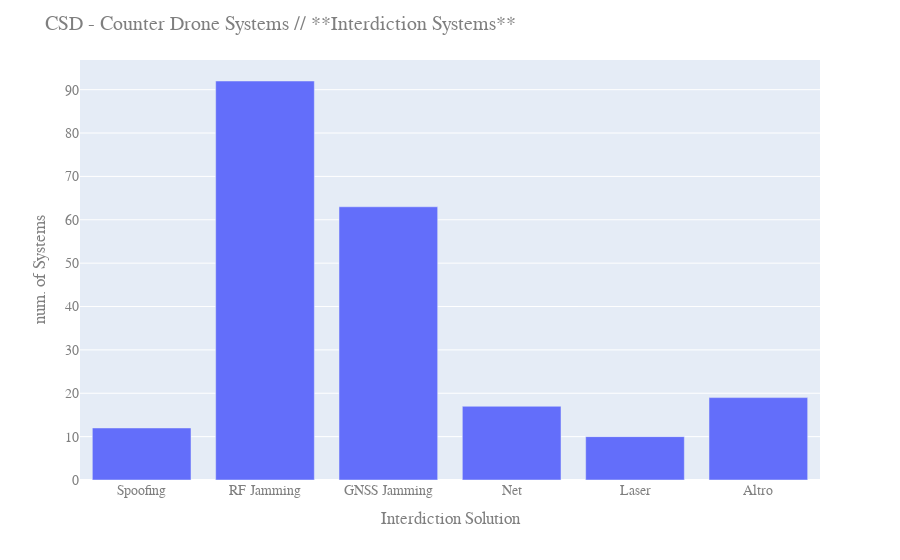

Write notebook code for a chart like this one.
### Markdown cell above
#### Interdiction options

As for detection, also in the case of interdiction the C-UAS systems rely on a variety of techniques, which can be summarised as following:

- **RF Jamming**: Disrupts the radio frequency link between the drone and its operator by generating large volumes of RF output. Once the RF link, which can include WiFi links, is severed, a drone will either descend to the ground or initiate a “return to home” maneuver.


- **GNSS Jamming**: Disrupts the drone’s satellite link, such as GPS or GLONASS, which is used for navigation. Drones that lose their satellite link will hover in place, land, or return to home.


- **Spoofing**: Allows one to take control of the targeted drone by hijacking the drone’s communications link. (Also known as protocol manipulation.)


- **Laser**: Destroys vital segments of the drone’s airframe using directed energy, causing it to crash to the ground.


- **Nets**: Designed to entangle the targeted drone and/or its rotors.


- **Projectile**: Employs regular or custom-designed ammunition to destroy incoming unmanned aircraft.


- **Combined Interdiction**: A number of C-UAS systems also employ a combination of interdiction elements

Once the database is analyzed some key data can be extracted:

 - About half of the 147 systems capable of interdiction rely on a single technique and half rely on two or more techniques (we count RF and GNSS jamming systems as distinct, even though the two are more often than not used in conjunction).
 
 - Jamming (Both RF and GNSS) is the most common interdiction method among systems: 
     - Jamming (RF, GNSS, or Both) 96
     - Net 17
     - Laser 10
     - Other 10
     
  - 88 systems depend on some form of signal jamming alone, while an additional eight systems employ jamming along with another technique. 
  
  
 - Approximately 30 systems rely solely on kinetic means to intercept and destroy targeted unmanned aircraft, while five systems feature both jamming and kinetic elements. Twelve systems have a spoofing capability.

### Code cell
interdiction_SPOOFING = interdiction.groupby('SPOOFING').size().reset_index(name='No. of SPOOFING')
interdiction_SPOOFING.columns = ['D.Opt', 'Num']
interdiction_RF_Jamming = interdiction.groupby('RF_Jamming').size().reset_index(name='No. of RF_Jamming')
interdiction_RF_Jamming.columns = ['D.Opt', 'Num']
interdiction_GNSS_Jamming = interdiction.groupby('GNSS_Jamming').size().reset_index(name='No. of GNSS_Jamming')
interdiction_GNSS_Jamming.columns = ['D.Opt', 'Num']
interdiction_NET = interdiction.groupby('NET').size().reset_index(name='No. of NET')
interdiction_NET.columns = ['D.Opt', 'Num']
interdiction_LASER = interdiction.groupby('LASER').size().reset_index(name='No. of LASER')
interdiction_LASER.columns = ['D.Opt', 'Num']
interdiction_ALTRO = interdiction['ALTRO'].count()
df_app_ALTRO = pd.DataFrame({'D.Opt': ['Altro']})
df_app_ALTRO['Num'] = {interdiction_ALTRO}

df_app = interdiction_SPOOFING
df_app2 = df_app.append(interdiction_RF_Jamming)
df_app3 = df_app2.append(interdiction_GNSS_Jamming)
df_app4 = df_app3.append(interdiction_NET)
df_app5 = df_app4.append(interdiction_LASER)
df_app6 = df_app5.append(df_app_ALTRO)
#df_app6

fig = px.bar(df_app6, x='D.Opt', y='Num')

fig.update_layout(
    title="CSD - Counter Drone Systems // **Interdiction Systems**",
    xaxis_title="Interdiction Solution",
    yaxis_title="num. of Systems",
    font=dict(
        family="Courier New, monospace",
        size=14,
        color="#7f7f7f"
    )
)

fig.show()

### Figure 1 — Plotly figure (JSON) as saved in the notebook; plotly's stock layout.template omitted (floating-point values rounded to 4 significant figures)
{"data": [{"alignmentgroup": "True", "hoverlabel": {"namelength": 0}, "hovertemplate": "D.Opt=%{x}<br>Num=%{y}", "legendgroup": "", "marker": {"color": "#636efa"}, "name": "", "offsetgroup": "", "orientation": "v", "showlegend": false, "textposition": "auto", "type": "bar", "x": ["Spoofing", "RF Jamming", "GNSS Jamming", "Net", "Laser", "Altro"], "xaxis": "x", "y": [12, 92, 63, 17, 10, 19], "yaxis": "y"}], "layout": {"barmode": "relative", "font": {"color": "#7f7f7f", "family": "Courier New, monospace", "size": 14}, "legend": {"tracegroupgap": 0}, "margin": {"t": 60}, "title": {"text": "CSD - Counter Drone Systems // **Interdiction Systems**"}, "xaxis": {"anchor": "y", "domain": [0, 1], "title": {"text": "Interdiction Solution"}}, "yaxis": {"anchor": "x", "domain": [0, 1], "title": {"text": "num. of Systems"}}}}
